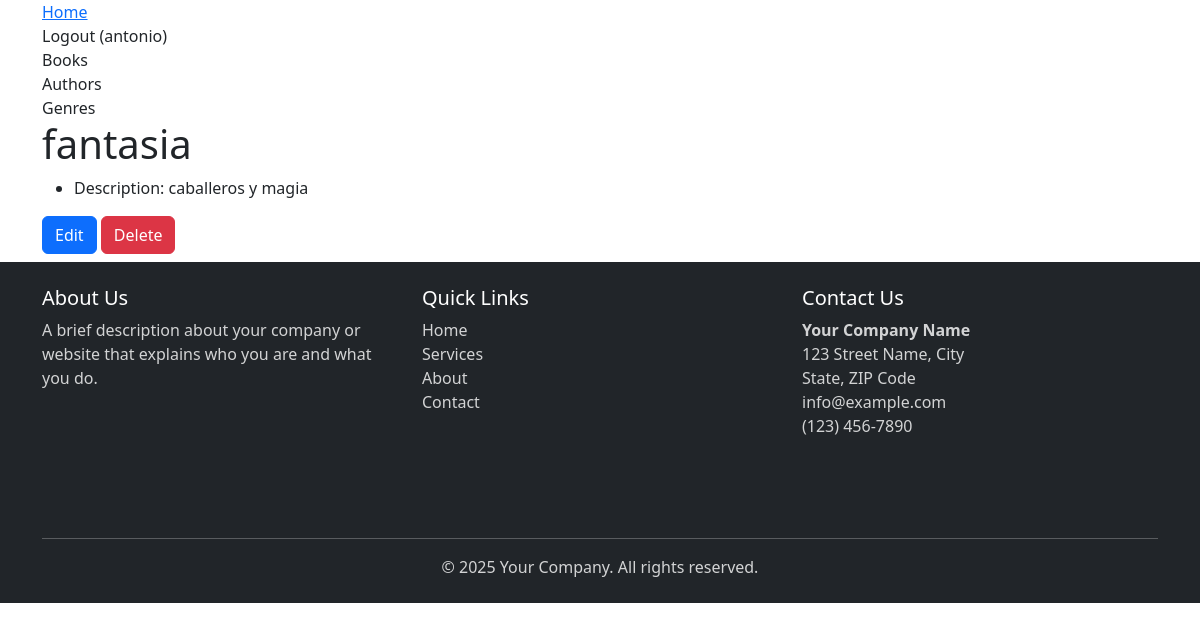
Screenshot of /bookstore_app/genre_detail/1 (signed in) with the database file from the repository.
### accounts/models.py (models this page shows, shortened)
class CustomUser(AbstractBaseUser):
    objects = CustomUserManager() # Lo mismo que el comentario de arriba
    uid = models.UUIDField(default=None, blank=True, null=True, unique=True)
    USERNAME_FIELD = 'uid'
    email = models.CharField(max_length=30, default=None)
    username = models.CharField(max_length=30, default=None)

### bookstore_app/models.py (models this page shows, shortened)
class Genre(models.Model):
    name = models.CharField(max_length=50)
    description = models.TextField()

### bookstore_app/views.py (the view)
# urls.py: path('genre_detail/<int:id>', views.GenreDetailView, name='bookstore_app.genre_detail'),
def GenreDetailView(request, id):
    genre = Genre.objects.get(id=id)
    template_data = {}
    template_data['title'] = genre.name
    template_data['genre'] = genre
    return render(request, 'bookstore_app/genre_detail.html', {'template_data': template_data})

### templates/bookstore_app/genre_detail.html
{% extends 'base.html' %}
{% block content %}
  <div class="col-md-4 col-lg-3 mb-2">
    <h1>{{ template_data.genre.name }}</h1>
    <ul>
      <li>Description: {{ template_data.genre.description }}</li>
    </ul>
    <a class="btn btn-primary" href="{% url 'bookstore_app.genre_edit' id=template_data.genre.id  %}">Edit</a>
    <a class="btn btn-danger" href="{% url 'bookstore_app.genre_delete' id=template_data.genre.id  %}">Delete</a>
  </div>
{% endblock %}

### templates/base.html (shortened to what this page needs)
<!DOCTYPE html>
<html>
    {% load static %}
    <head>
        <link href="https://cdn.jsdelivr.net/npm/bootstrap@5.3.3/dist/css/bootstrap.min.css" rel="stylesheet">
        <link rel="stylesheet" href="https://cdnjs.cloudflare.com/ajax/libs/font-awesome/6.1.1/css/all.min.css">
        <link rel="stylesheet" type="text/css" href="{% static 'css/style.css' %}" />
    </head>
    <body>
        <nav>
            <div class="container">
                <a href="{% url 'home' %}">Home</a>
                {% if user.is_authenticated %}
                    <a class="nav-link" href="{% url 'accounts.logout' %}">Logout ({{ user.username }})</a>
                {% else %}
                    <a class="nav-link" href="{% url 'accounts.login' %}">Login</a>
                    <a class="nav-link" href="{% url 'accounts.signup' %}">Sign Up</a>
                {% endif %}
                    <a class="nav-link" href="{% url 'bookstore_app.book_list' %}">Books</a>
                    <a class="nav-link" href="{% url 'bookstore_app.author_list' %}">Authors</a>
                    <a class="nav-link" href="{% url 'bookstore_app.genre_list' %}">Genres</a>
            </div>
        </nav>
        <div class="container">
            {% block content %}
            {% endblock content%}
        </div>
        <footer class="bg-dark text-white py-4">
            <div class="container">
                <div class="row">
                    <div class="col-md-4 mb-3">
                        <h5>About Us</h5>
                        <p class="footer-text">A brief description about your company or website that explains who you are and what you do.</p>
                    </div>
                    <div class="col-md-4 mb-3">
                        <h5>Quick Links</h5>
                        <ul class="list-unstyled">
                            <li><a href="#" class="text-decoration-none footer-link">Home</a></li>
                            <li><a href="#" class="text-decoration-none footer-link">Services</a></li>
                            <li><a href="#" class="text-decoration-none footer-link">About</a></li>
                            <li><a href="#" class="text-decoration-none footer-link">Contact</a></li>
                        </ul>
                    </div>
                    <div class="col-md-4 mb-3">
                        <h5>Contact Us</h5>
                        <address class="footer-text">
                            <strong>Your Company Name</strong><br>
                            123 Street Name, City<br>
                            State, ZIP Code<br>
                             <a href="mailto:info@example.com" class="text-decoration-none footer-link">info@example.com</a><br>
                             (123) 456-7890
                        </address>
                        <div class="social-icons mt-3">
                        </div>
                    </div>
                </div>
                <div class="row mt-3">
                    <div class="col-12">
                        <hr class="bg-light">
                        <p class="text-center footer-text mb-0">
                            &copy; 2025 Your Company. All rights reserved.
                        </p>
                    </div>
                </div>
            </div>
    </body>
</html>

### bookstore/static/css/style.css (style rules this page uses)
html, body { height: 100%; margin: 0; }
body { display: flex; flex-direction: column; min-height: 100vh; }
footer { flex-shrink: 0; }
.footer-text { color: rgba(255,255,255,0.8); }
.footer-link { color: rgba(255,255,255,0.8); }

### rows the page displays
CustomUser: username "antonio"
Genre: genre.name "fantasia", genre.description "caballeros y magia"
